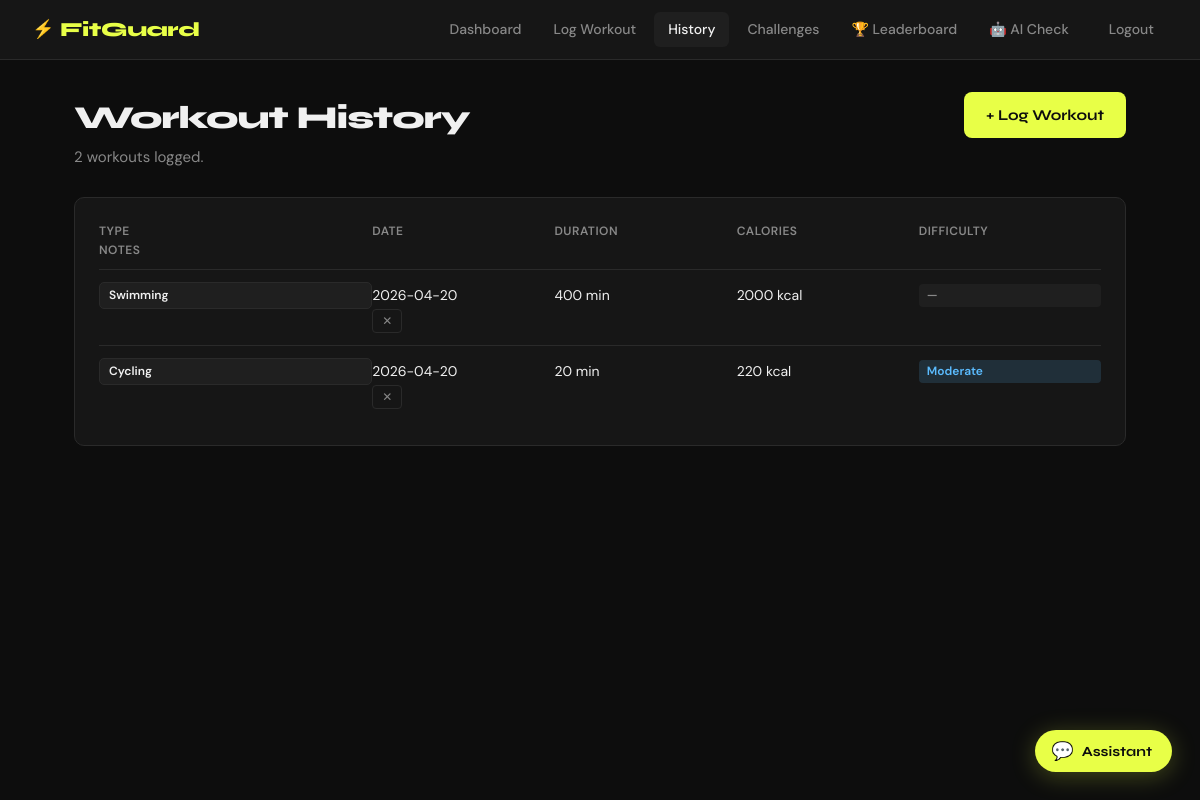
Page /workouts (signed in) on the committed database.
### tables this page shows
CREATE TABLE workouts (
                id           INTEGER PRIMARY KEY AUTOINCREMENT,
                user_id      INTEGER NOT NULL,
                workout_type TEXT    NOT NULL,
                duration     INTEGER NOT NULL,
                calories     INTEGER,
                difficulty   TEXT,
                notes        TEXT,
                workout_date TEXT    NOT NULL,
                created_at   TEXT    DEFAULT CURRENT_TIMESTAMP, anomaly_status TEXT DEFAULT 'normal', anomaly_reason TEXT,
                FOREIGN KEY (user_id) REFERENCES users(id)
            );

### app.py (the view)
@app.route("/workouts")
@login_required
def workouts():
    user_id = session["user_id"]
    with get_db() as conn:
        all_workouts = conn.execute("""
            SELECT * FROM workouts WHERE user_id = ?
            ORDER BY workout_date DESC, created_at DESC
        """, (user_id,)).fetchall()
    return render_template("workouts.html", workouts=all_workouts)

### app.py (called while the page is built)
def get_db():
    conn = sqlite3.connect(DB_PATH)
    conn.row_factory = sqlite3.Row
    return conn

def login_required(f):
    @wraps(f)
    def decorated(*args, **kwargs):
        if "user_id" not in session:
            flash("Please log in to continue.", "warning")
            return redirect(url_for("login"))
        return f(*args, **kwargs)
    return decorated

### templates/workouts.html (shortened to what this page needs)
{% extends "base.html" %}
{% block content %}
<div class="page-header">
  <div>
    <h1 class="page-title">Workout History</h1>
    <p class="page-sub">{{ workouts|length }} workout{{ 's' if workouts|length != 1 }} logged.</p>
  </div>
  <a href="{{ url_for('log_workout') }}" class="btn-primary">+ Log Workout</a>
</div>
{% if workouts %}
  <div class="card">
    <div class="workout-table">
      <div class="table-head">
        <span>Type</span><span>Date</span><span>Duration</span><span>Calories</span><span>Difficulty</span><span>Notes</span><span></span>
      </div>
      {% for w in workouts %}
        <div class="table-row">
          <span class="workout-type-badge">{{ w.workout_type }}</span>
          <span>{{ w.workout_date }}</span>
          <span>{{ w.duration }} min</span>
          <span>{{ w.calories or '—' }}{% if w.calories %} kcal{% endif %}</span>
          <span class="diff-badge diff-{{ w.difficulty|lower if w.difficulty else 'none' }}">{{ w.difficulty or '—' }}</span>
          <span>
            <form method="POST" action="{{ url_for('delete_workout', workout_id=w.id) }}"
                  onsubmit="return confirm('Delete this workout?')">
              <button type="submit" class="btn-delete">✕</button>
            </form>
          </span>
        </div>
      {% endfor %}
    </div>
  </div>
{% endif %}
{% endblock %}

### static/css/style.css (style rules this page uses)
:root { --bg: #0d0d0d; --surface: #161616; --surface2: #1f1f1f; --border: #2a2a2a; --text: #f0f0f0; --muted: #888; --accent: #e8ff47; --orange: #ff6b35; --green: #3ddc84; --blue: #5bbcff; --purple: #b57bff; --radius: 10px; --font-head: 'Syne', sans-serif; --font-body: 'DM Sans', sans-serif; }
*, *::before, *::after { box-sizing: border-box; margin: 0; padding: 0; }
html { scroll-behavior: smooth; }
body { background: var(--bg); color: var(--text); font-family: var(--font-body); font-size: 15px; line-height: 1.6; min-height: 100vh; }
a { color: var(--accent); text-decoration: none; }
.btn-primary { background: var(--accent); color: #0d0d0d; font-family: var(--font-head); font-weight: 700; font-size: 15px; padding: 11px 22px; border-radius: 8px; border: none; cursor: pointer; transition: opacity 0.2s, transform 0.1s; display: inline-flex; align-items: center; gap: 6px; text-decoration: none; }
.btn-delete { background: transparent; color: var(--muted); border: 1px solid var(--border); border-radius: 4px; padding: 4px 9px; font-size: 12px; cursor: pointer; transition: color 0.2s, border-color 0.2s; }
.page-header { display: flex; align-items: flex-start; justify-content: space-between; margin-bottom: 28px; gap: 16px; }
.page-title { font-family: var(--font-head); font-weight: 800; font-size: 32px; color: var(--text); letter-spacing: -1px; }
.page-sub { color: var(--muted); font-size: 15px; margin-top: 2px; }
.card { background: var(--surface); border: 1px solid var(--border); border-radius: var(--radius); padding: 24px; margin-bottom: 20px; }
.workout-table { width: 100%; }
.table-head { display: grid; grid-template-columns: 1.5fr 1fr 0.8fr 1fr 1fr 1fr 40px; padding: 0 0 8px; border-bottom: 1px solid var(--border); font-size: 12px; color: var(--muted); font-weight: 600; letter-spacing: 0.5px; text-transform: uppercase; }
.table-row { display: grid; grid-template-columns: 1.5fr 1fr 0.8fr 1fr 1fr 1fr 40px; padding: 12px 0; border-bottom: 1px solid var(--border); font-size: 14px; align-items: center; }
.table-row:last-child { border-bottom: none; }
.workout-table:not(.has-notes) .table-head, .workout-table:not(.has-notes) .table-row { grid-template-columns: 1.5fr 1fr 1fr 1fr 1fr; }
.workout-type-badge { background: var(--surface2); border: 1px solid var(--border); border-radius: 5px; padding: 3px 9px; font-size: 12px; font-weight: 600; color: var(--text); display: inline-block; }
.diff-badge { font-size: 12px; font-weight: 600; padding: 2px 8px; border-radius: 4px; display: inline-block; }
.diff-moderate { background: rgba(91,188,255,0.15); color: var(--blue); }
.diff-none { background: var(--surface2); color: var(--muted); }
.stat-card, .card, .challenge-card { animation: fadeUp 0.35s ease both; }

### rows in the picture
workouts: workout_type "Swimming", workout_date "2026-04-20", duration "400", calories "2000", shows "kcal", difficulty "—"
workouts: workout_type "Cycling", workout_date "2026-04-20", duration "20", calories "220", shows "kcal", difficulty "Moderate"

### other values in the picture
{{ workouts|length }} "2"
{{ 's' if workouts|length != 1 }} "s"
